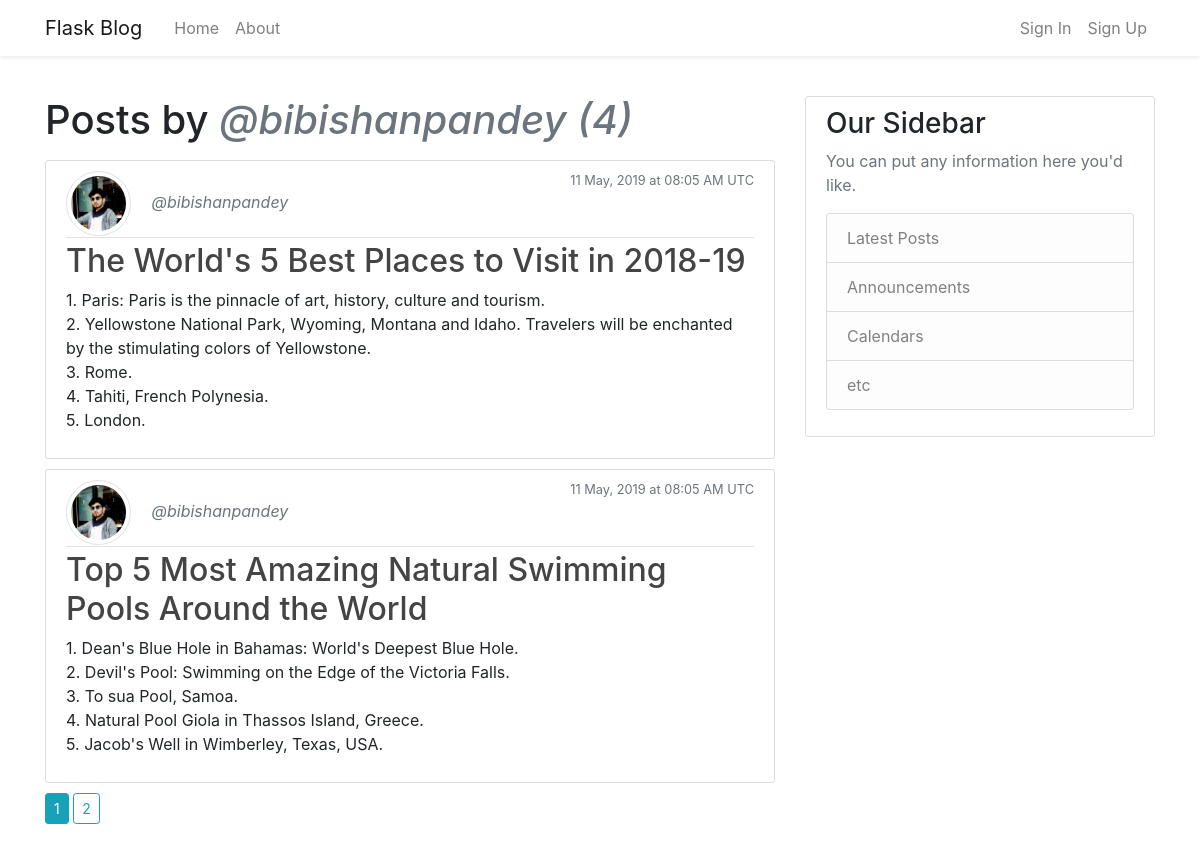
Screenshot of /user/bibishanpandey with the database file from the repository.
### flask_blog/models.py (models this page shows, shortened)
class User(db.Model, UserMixin):
    id = db.Column(db.Integer, primary_key = True)
    username = db.Column(db.String(20), unique = True, nullable = False)
    email = db.Column(db.String(120), unique = True, nullable = False)
    image_file = db.Column(db.String(20), nullable = False, default = 'default.png')
    password = db.Column(db.String(60), nullable = False)
    posts = db.relationship('Post', backref = 'author', lazy = True)

class Post(db.Model):
    id = db.Column(db.Integer, primary_key = True)
    title = db.Column(db.String(100), nullable = False)
    date_posted = db.Column(db.DateTime, nullable = False, default = datetime.utcnow)
    content = db.Column(db.Text, nullable = False)
    user_id = db.Column(db.Integer, db.ForeignKey('user.id'), nullable = False)

### flask_blog/users/routes.py (the view)
@users.route("/user/<string:username>")
def user_posts(username):
    page = request.args.get('page', 1, type=int)
    user = User.query.filter_by(username=username).first_or_404()
    posts = Post.query.filter_by(author=user)\
        .order_by(Post.date_posted.desc())\
        .paginate(page=page, per_page=2)
    return render_template('user_posts.html', posts=posts, user=user)

### flask_blog/templates/user_posts.html
{% extends 'layout.html' %}
{% block content %}
    <h1 class="mb-3">Posts by <span class="text-muted font-italic">@{{ user.username }} ({{ posts.total }})</span></h1>
    {% for post in posts.items %}
        <article class="media content-section">
            <div class="media-body">
                <div class="article-metadata">
                    <img class="rounded-circle article-img img-thumbnail" src="{{ url_for('static', filename = 'images/' + post.author.image_file) }}">
                    <a class="mr-2 text-muted font-italic" href="{{ url_for('users.user_posts', username = post.author.username) }}">@{{ post.author.username }}</a>
                    <small class="text-muted float-right">{{ post.date_posted.strftime('%d %B, %Y at %H:%m %p UTC') }}</small>
                </div>
                <h2><a class="article-title" href="{{ url_for('posts.post', post_id = post.id) }}">{{ post.title }}</a></h2>
                <p class="article-content">{{ post.content }}</p>
            </div>
        </article>
    {% endfor %}
    {% for page_num in posts.iter_pages(left_edge=1, right_edge=1, left_current=1, right_current=2) %}
        {% if page_num %}
            {% if posts.page == page_num %}
                <a class="btn btn-sm btn-info mb-4" href="{{ url_for('users.user_posts', username=user.username , page=page_num) }}">{{ page_num }}</a>
            {% else %}
                <a class="btn btn-sm btn-outline-info mb-4" href="{{ url_for('users.user_posts', username=user.username, page = page_num) }}">{{ page_num }}</a>
            {% endif %}
        {% else %}
            ...
        {% endif %}
    {% endfor %}
{% endblock content %}

### flask_blog/static/css/main.css (style rules this page uses)
.content-section { background: #ffffff; padding: 10px 20px; border: 1px solid #dddddd; border-radius: 3px; margin-bottom: 10px; }
.article-title { color: #444444; }
.article-content { white-space: pre-line; }
.article-img { height: 65px; width: 65px; margin-right: 16px; }
.article-metadata { padding-bottom: 1px; margin-bottom: 4px; border-bottom: 1px solid #e3e3e3 }

### rows the page displays
User: username "bibishanpandey"
Post: image_file (picture), author.username "bibishanpandey", date_posted "11 May, 2019 at 08:05 AM UTC", title "The World's 5 Best Places to Visit in 2018-19", content "1. Paris: Paris is the pinnacle of art, history, culture and tourism. 2. Yellowstone National Park, Wyoming, Montana and Idaho. Travelers will be enchanted by the stimulating colors of Yellowstone. 3. Rome. 4. Tahiti, French Polynesia. 5. London."
Post: image_file (picture), author.username "bibishanpandey", date_posted "11 May, 2019 at 08:05 AM UTC", title "Top 5 Most Amazing Natural Swimming Pools Around the World", content "1. Dean's Blue Hole in Bahamas: World's Deepest Blue Hole. 2. Devil's Pool: Swimming on the Edge of the Victoria Falls. 3. To sua Pool, Samoa. 4. Natural Pool Giola in Thassos Island, Greece. 5. Jacob's Well in Wimberley, Texas, USA."

### other values shown
{{ posts.total }} "4"
{{ page_num }} "1"
{{ page_num }} "2"
